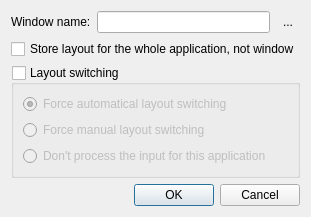
<?xml version="1.0" encoding="UTF-8"?>
<ui version="4.0">
 <class>ApplicationSettingsDialog</class>
 <widget class="QDialog" name="ApplicationSettingsDialog">
  <property name="geometry">
   <rect>
    <x>0</x>
    <y>0</y>
    <width>308</width>
    <height>210</height>
   </rect>
  </property>
  <property name="windowTitle">
   <string>Custom application settings</string>
  </property>
  <layout class="QVBoxLayout" name="verticalLayout_2">
   <item>
    <layout class="QHBoxLayout" name="horizontalLayout">
     <item>
      <widget class="QLabel" name="windowNameLabel">
       <property name="text">
        <string>Window name:</string>
       </property>
      </widget>
     </item>
     <item>
      <widget class="QLineEdit" name="windowNameEdit">
       <property name="readOnly">
        <bool>true</bool>
       </property>
      </widget>
     </item>
     <item>
      <widget class="QToolButton" name="windowSelectButton">
       <property name="toolTip">
        <string>Click to select the application window</string>
       </property>
       <property name="text">
        <string>...</string>
       </property>
       <property name="autoRaise">
        <bool>true</bool>
       </property>
      </widget>
     </item>
    </layout>
   </item>
   <item>
    <widget class="QCheckBox" name="storeLayoutCheckBox">
     <property name="text">
      <string>Store layout for the whole application, not window</string>
     </property>
    </widget>
   </item>
   <item>
    <widget class="QGroupBox" name="layoutSwitchingGroup">
     <property name="title">
      <string>Layout switching</string>
     </property>
     <property name="checkable">
      <bool>true</bool>
     </property>
     <property name="checked">
      <bool>false</bool>
     </property>
     <layout class="QVBoxLayout" name="verticalLayout">
      <item>
       <widget class="QRadioButton" name="forceAutomaticalRadioButton">
        <property name="text">
         <string>Force automatical layout switching</string>
        </property>
        <property name="checked">
         <bool>true</bool>
        </property>
       </widget>
      </item>
      <item>
       <widget class="QRadioButton" name="forceManualRadioButton">
        <property name="text">
         <string>Force manual layout switching</string>
        </property>
       </widget>
      </item>
      <item>
       <widget class="QRadioButton" name="dontProcessRadioButton">
        <property name="text">
         <string>Don't process the input for this application</string>
        </property>
       </widget>
      </item>
     </layout>
    </widget>
   </item>
   <item>
    <widget class="QDialogButtonBox" name="buttonBox">
     <property name="orientation">
      <enum>Qt::Horizontal</enum>
     </property>
     <property name="standardButtons">
      <set>QDialogButtonBox::Cancel|QDialogButtonBox::Ok</set>
     </property>
    </widget>
   </item>
  </layout>
 </widget>
 <tabstops>
  <tabstop>windowNameEdit</tabstop>
  <tabstop>windowSelectButton</tabstop>
  <tabstop>dontProcessRadioButton</tabstop>
  <tabstop>storeLayoutCheckBox</tabstop>
  <tabstop>buttonBox</tabstop>
 </tabstops>
 <resources>
  <include location="../../images/images.qrc"/>
 </resources>
 <connections>
  <connection>
   <sender>buttonBox</sender>
   <signal>accepted()</signal>
   <receiver>ApplicationSettingsDialog</receiver>
   <slot>accept()</slot>
   <hints>
    <hint type="sourcelabel">
     <x>248</x>
     <y>254</y>
    </hint>
    <hint type="destinationlabel">
     <x>157</x>
     <y>274</y>
    </hint>
   </hints>
  </connection>
  <connection>
   <sender>buttonBox</sender>
   <signal>rejected()</signal>
   <receiver>ApplicationSettingsDialog</receiver>
   <slot>reject()</slot>
   <hints>
    <hint type="sourcelabel">
     <x>316</x>
     <y>260</y>
    </hint>
    <hint type="destinationlabel">
     <x>286</x>
     <y>274</y>
    </hint>
   </hints>
  </connection>
 </connections>
</ui>
